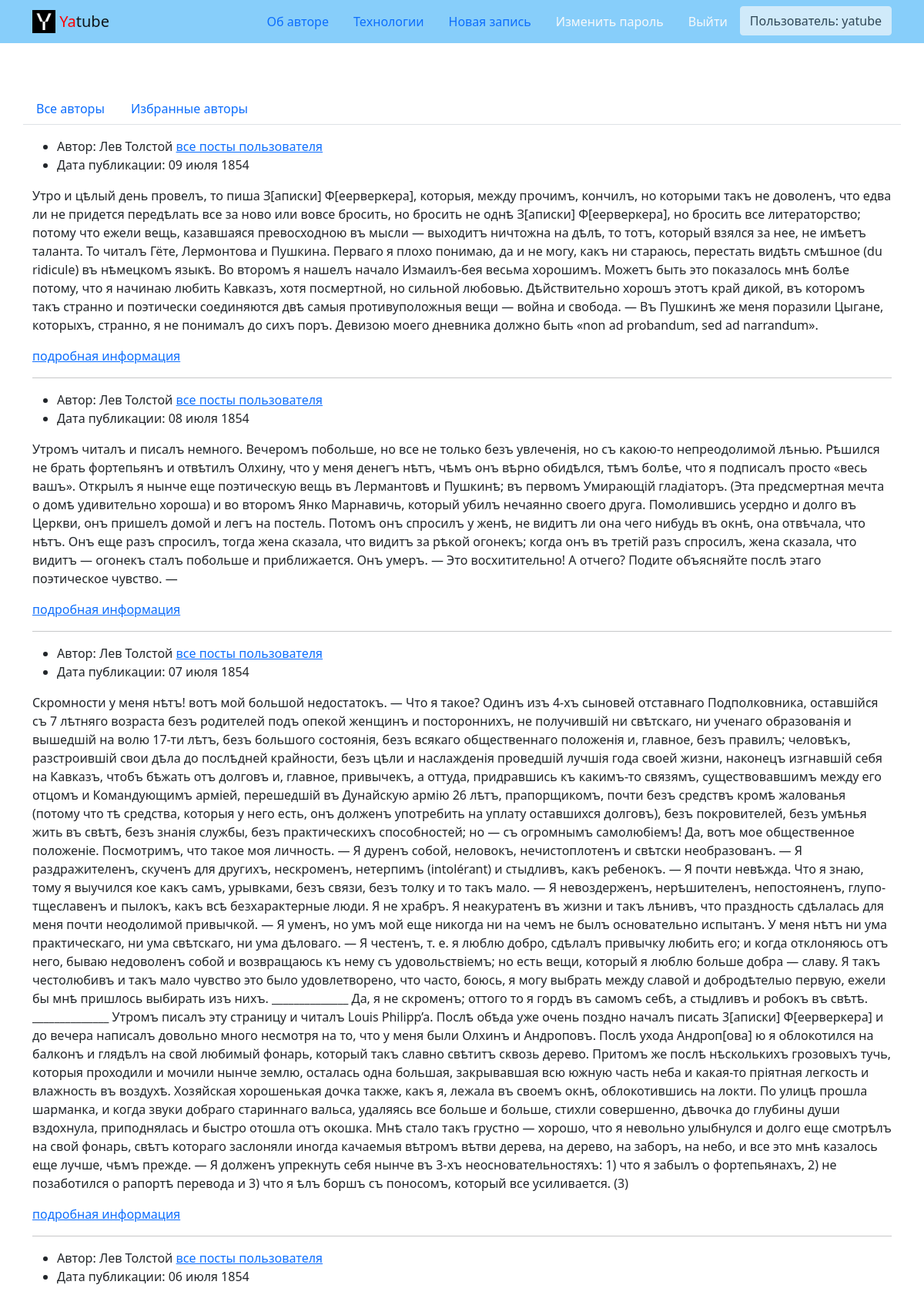
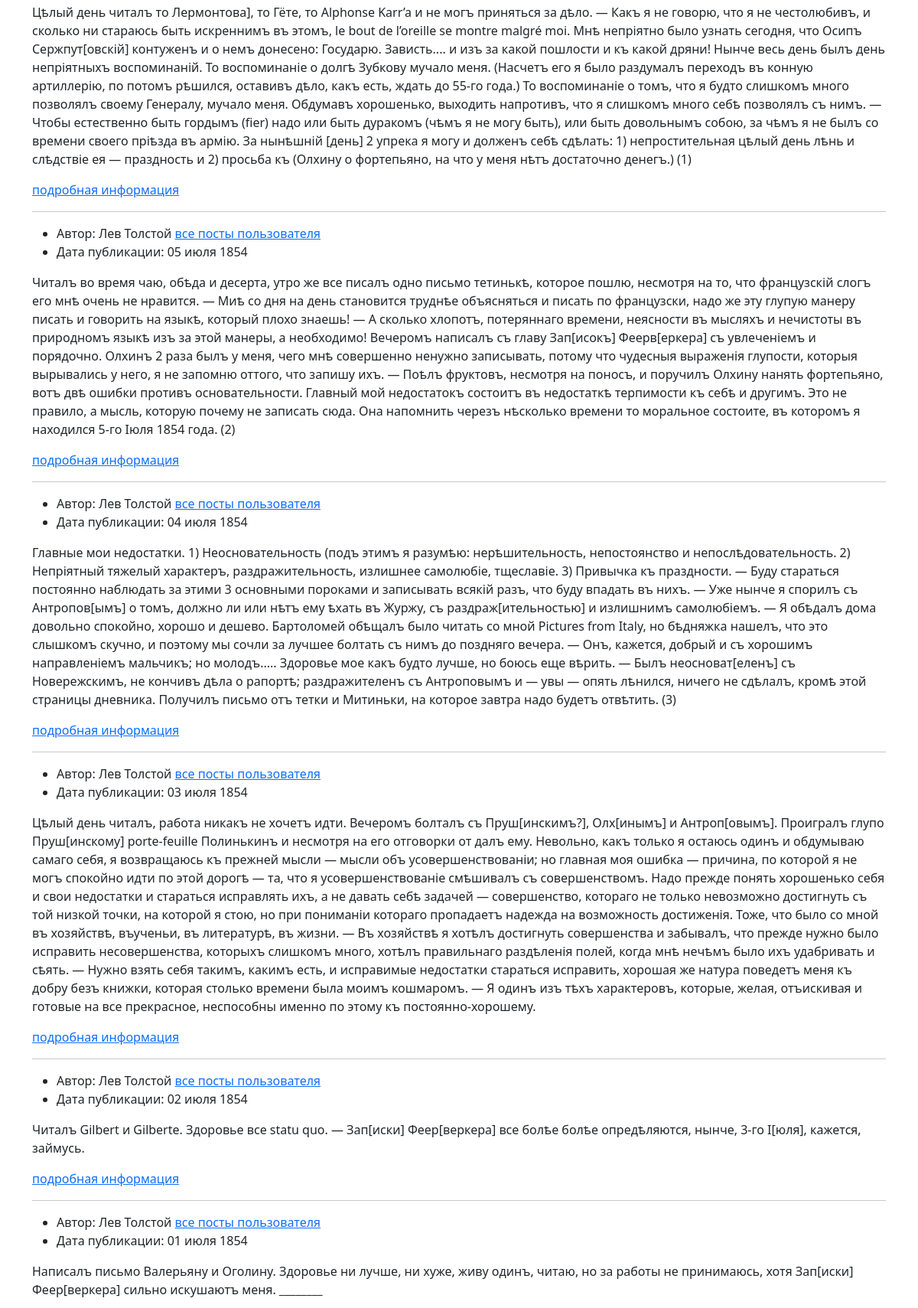
Screenshot of /follow/?page=3 (signed in, upper part) with the database file from the repository (2 pictures, top to bottom).
### posts/models.py (models this page shows, shortened)
class Post(CreatedModel):
    text = models.TextField(
        'Текст поста',
        help_text='Введите текст поста'
    )
    author = models.ForeignKey(
        User,
        on_delete=models.CASCADE,
        related_name='posts',
        verbose_name='Автор'
    )
    group = models.ForeignKey(
        Group,
        blank=True,
        null=True,
        on_delete=models.SET_NULL,
        related_name='posts',
        verbose_name='Группа',
        help_text='Группа, к которой будет относиться пост'
    )
    image = models.ImageField(
        'Картинка',
        upload_to='posts/',
        blank=True
    )
    class Meta:
        ordering = ('-pub_date',)
        verbose_name = 'Пост'
        verbose_name_plural = 'Посты'

### posts/views.py (the view)
# urls.py: path('follow/', views.follow_index, name='follow_index'),
@login_required
def follow_index(request):
    followed_authors = Follow.objects.filter(user=request.user)
    author_ids = [followed.author.id for followed in followed_authors]
    post_list = Post.objects.filter(
        author__in=author_ids).select_related('group')
    page_obj = posts_paginator(request, post_list, POSTS_PER_PAGE)
    return render(request, 'posts/follow.html', {'page_obj': page_obj})

### core/context_processors/year.py (called while the page is built)
def year(request):
    return {
        'year': datetime.datetime.now().year
    }

### posts/utils.py (called while the page is built)
def posts_paginator(request, post_list: QuerySet, posts_count: int):
    paginator = Paginator(post_list, posts_count)
    page_number = request.GET.get('page')
    page_obj = paginator.get_page(page_number)
    return page_obj

### templates/posts/follow.html (shortened to what this page needs)
{% extends 'base.html' %}
{% block content %}
  {% include 'posts/includes/switcher.html' %}
  {% for post in page_obj %}
    {% include 'posts/includes/post_text.html' %}
    {% if not forloop.last %}
      <hr>
    {% endif %}
  {% endfor %}
{% endblock %}

### templates/includes/header.html (shortened to what this page needs)
{% load static %}
<nav class="navbar navbar-light" style="background-color: lightskyblue">
  <div class="container">
    <a class="navbar-brand" href="{% url 'posts:index' %}">
      <img src="{% static 'img/logo.png' %}" width="30" height="30" class="d-inline-block align-top" alt="">
      <span style="color:red">Ya</span>tube
    </a>
    <ul class="nav nav-pills">
      {% with request.resolver_match.view_name as view_name %}
        <li class="nav-item">
          <a class="nav-link {% if view_name  == 'about:author' %}active{% endif %}"
             href="{% url 'about:author' %}">
            Об авторе
          </a>
        </li>
        <li class="nav-item">
          <a class="nav-link {% if view_name  == 'about:tech' %}active{% endif %}"
             href="{% url 'about:tech' %}">Технологии</a>
        </li>
        {% if request.user.is_authenticated %}
          <li class="nav-item">
            <a class="nav-link {% if view_name  == "posts:post_create" %}active{% endif %}"
               href="{% url 'posts:post_create' %}">Новая запись</a>
          </li>
          <li class="nav-item">
            <a class="nav-link link-light {% if view_name  == 'users:password_change' %}active{% endif %}"
               href="{% url 'users:password_change' %}">Изменить пароль</a>
          </li>
          <li class="nav-item">
            <a class="nav-link link-light {% if view_name  == 'users:logout' %}active{% endif %}"
               href="{% url 'users:logout' %}">Выйти</a>
          </li>
          <li>
            <button type="button" class="btn btn btn-light" disabled>Пользователь: {{ user.username }}</button>
          </li>
        {% endif %}
      {% endwith %}
    </ul>
  </div>
</nav>

### templates/posts/includes/post_text.html (shortened to what this page needs)
{% load thumbnail %}
<article>
  <ul>
    <li>
      Автор: {{ post.author.get_full_name }}
      <a href="{% url 'posts:profile' post.author.username %}">все посты пользователя</a>
    </li>
    <li>
      Дата публикации: {{ post.pub_date|date:"d E Y" }}
    </li>
  </ul>
  <p>{{ post.text }}</p>
  <a href="{% url 'posts:post_detail' post.id %}">подробная информация</a>
</article>

### rows the page displays
Post: author.get_full_name "Лев Толстой", pub_date "09 июля 1854", text "Утро и цѣлый день провелъ, то пиша З[аписки] Ф[еерверкера], которыя, между прочимъ, кончилъ, но которыми такъ не доволенъ, что едва ли не придется передѣлать все за ново или вовсе бросить, но бросить не однѣ З[аписки] Ф[еерверкера], но бросить все литераторство; потому что ежели вещь, казавшаяся превосходною въ мысли — выходитъ ничтожна на дѣлѣ, то тотъ, который взялся за нее, не имѣетъ таланта. То читалъ Гёте, Лермонтова и Пушкина. Перваго я плохо понимаю, да и не могу, какъ ни стараюсь, перестать видѣть смѣшное (du ridicule) въ нѣмецкомъ языкѣ. Во второмъ я нашелъ начало Измаилъ-бея весьма хорошимъ. Можетъ быть это показалось мнѣ болѣе потому, что я начинаю любить Кавказъ, хотя…"
Post: author.get_full_name "Лев Толстой", pub_date "08 июля 1854", text "Утромъ читалъ и писалъ немного. Вечеромъ побольше, но все не только безъ увлеченія, но съ какою-то непреодолимой лѣнью. Рѣшился не брать фортепьянъ и отвѣтилъ Олхину, что у меня денегъ нѣтъ, чѣмъ онъ вѣрно обидѣлся, тѣмъ болѣе, что я подписалъ просто «весь вашъ». Открылъ я нынче еще поэтическую вещь въ Лермантовѣ и Пушкинѣ; въ первомъ Умирающій гладіаторъ. (Эта предсмертная мечта о домѣ удивительно хороша) и во второмъ Янко Марнавичь, который убилъ нечаянно своего друга. Помолившись усердно и долго въ Церкви, онъ пришелъ домой и легъ на постель. Потомъ онъ спросилъ у женѣ, не видитъ ли она чего нибудь въ окнѣ, она отвѣчала, что нѣтъ. Онъ еще разъ спросилъ, тогда жена сказала, что видитъ за…"
Post: author.get_full_name "Лев Толстой", pub_date "07 июля 1854", text "Скромности у меня нѣтъ! вотъ мой большой недостатокъ. — Что я такое? Одинъ изъ 4-хъ сыновей отставнаго Подполковника, оставшійся съ 7 лѣтняго возраста безъ родителей подъ опекой женщинъ и постороннихъ, не получившій ни свѣтскаго, ни ученаго образованія и вышедшій на волю 17-ти лѣтъ, безъ большого состоянія, безъ всякаго общественнаго положенія и, главное, безъ правилъ; человѣкъ, разстроившій свои дѣла до послѣдней крайности, безъ цѣли и наслажденія проведшій лучшія года своей жизни, наконецъ изгнавшій себя на Кавказъ, чтобъ бѣжать отъ долговъ и, главное, привычекъ, а оттуда, придравшись къ какимъ-то связямъ, существовавшимъ между его отцомъ и Командующимъ арміей, перешедшій въ Дунайскую…"
Post: author.get_full_name "Лев Толстой", pub_date "06 июля 1854", text "Цѣлый день читалъ то Лермонтова], то Гёте, то Alphonse Karr’a и не могъ приняться за дѣло. — Какъ я не говорю, что я не честолюбивъ, и сколько ни стараюсь быть искреннимъ въ этомъ, le bout de l’oreille se montre malgré moi. Мнѣ непріятно было узнать сегодня, что Осипъ Сержпут[овскій] контуженъ и о немъ донесено: Государю. Зависть.... и изъ за какой пошлости и къ какой дряни! Нынче весь день былъ день непріятныхъ воспоминаній. То воспоминаніе о долгѣ Зубкову мучало меня. (Насчетъ его я было раздумалъ переходъ въ конную артиллерію, по потомъ рѣшился, оставивъ дѣло, какъ есть, ждать до 55-го года.) То воспоминаніе о томъ, что я будто слишкомъ много позволялъ своему Генералу, мучало меня.…"
Post: author.get_full_name "Лев Толстой", pub_date "05 июля 1854", text "Читалъ во время чаю, обѣда и десерта, утро же все писалъ одно письмо тетинькѣ, которое пошлю, несмотря на то, что французскій слогъ его мнѣ очень не нравится. — Миѣ со дня на день становится труднѣе объясняться и писать по французски, надо же эту глупую манеру писать и говорить на языкѣ, который плохо знаешь! — А сколько хлопотъ, потеряннаго времени, неясности въ мысляхъ и нечистоты въ природномъ языкѣ изъ за этой манеры, а необходимо! Вечеромъ написалъ съ главу Зап[исокъ] Феерв[еркера] съ увлеченіемъ и порядочно. Олхинъ 2 раза былъ у меня, чего мнѣ совершенно ненужно записывать, потому что чудесныя выраженія глупости, которыя вырывались у него, я не запомню оттого, что запишу ихъ. — Поѣлъ…"
Post: author.get_full_name "Лев Толстой", pub_date "04 июля 1854", text "Главные мои недостатки. 1) Неосновательность (подъ этимъ я разумѣю: нерѣшительность, непостоянство и непослѣдовательность. 2) Непріятный тяжелый характеръ, раздражительность, излишнее самолюбіе, тщеславіе. 3) Привычка къ праздности. — Буду стараться постоянно наблюдать за этими 3 основными пороками и записывать всякій разъ, что буду впадать въ нихъ. — Уже нынче я спорилъ съ Антропов[ымъ] о томъ, должно ли или нѣтъ ему ѣхать въ Журжу, съ раздраж[ительностью] и излишнимъ самолюбіемъ. — Я обѣдалъ дома довольно спокойно, хорошо и дешево. Бартоломей обѣщалъ было читать со мной Pictures from Italy, но бѣдняжка нашелъ, что это слышкомъ скучно, и поэтому мы сочли за лучшее болтать съ нимъ до…"
Post: author.get_full_name "Лев Толстой", pub_date "03 июля 1854", text "Цѣлый день читалъ, работа никакъ не хочетъ идти. Вечеромъ болталъ съ Пруш[инскимъ?], Олх[инымъ] и Антроп[овымъ]. Проигралъ глупо Пруш[инскому] porte-feuille Полинькинъ и несмотря на его отговорки от далъ ему. Невольно, какъ только я остаюсь одинъ и обдумываю самаго себя, я возвращаюсь къ прежней мысли — мысли объ усовершенствованіи; но главная моя ошибка — причина, по которой я не могъ спокойно идти по этой дорогѣ — та, что я усовершенствованіе смѣшивалъ съ совершенствомъ. Надо прежде понять хорошенько себя и свои недостатки и стараться исправлять ихъ, а не давать себѣ задачей — совершенство, котораго не только невозможно достигнуть съ той низкой точки, на которой я стою, но при пониманіи…"
Post: author.get_full_name "Лев Толстой", pub_date "02 июля 1854", text "Читалъ Gilbert и Gilberte. Здоровье все statu quo. — Зап[иски] Феер[веркера] все болѣе болѣе опредѣляются, нынче, 3-го І[юля], кажется, займусь."
Post: author.get_full_name "Лев Толстой", pub_date "01 июля 1854", text "Написалъ письмо Валерьяну и Оголину. Здоровье ни лучше, ни хуже, живу одинъ, читаю, но за работы не принимаюсь, хотя Зап[иски] Феер[веркера] сильно искушаютъ меня. ________"

### other values shown
{{ user.username }} "yatube"
